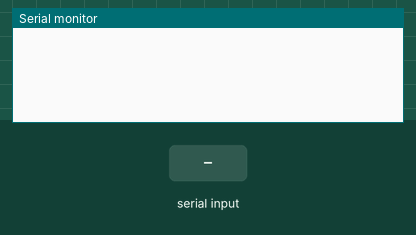
Bench run of a sketch on a simulated Arduino Uno, built with avr-gcc and run on an emulated ATmega328P. On the bench: the last lines printed to the serial monitor. Inputs (shaded band) come from the test bench.

Above: at 1.2 s.
1.3 s: byte 30 received over Serial
At 1.6 s:
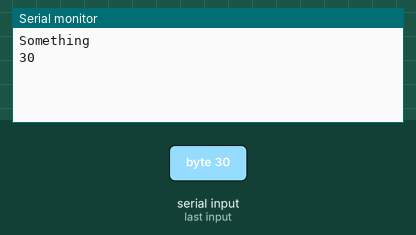
2.8 s: byte 90 received over Serial
At 4.0 s:
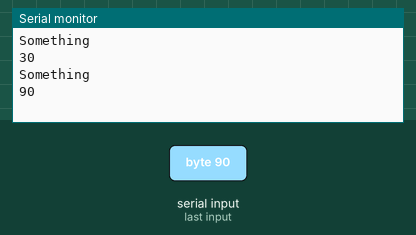
4.3 s: byte 120 received over Serial
At 5.1 s:
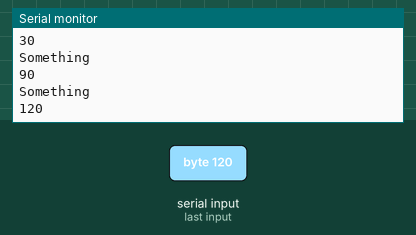

Measured:
- after the input at 1.3 s, the serial monitor: prints a new line at once (image 1)
- after the input at 2.8 s, the serial monitor: prints a new line at once (image 2)
- after the input at 4.3 s, the serial monitor: prints a new line at once (image 3)

The sketch:

OP9TestBlueTooth.ino
```cpp
int state;
int flag = 0;

void setup() {
 Serial.begin(9600);
}

void loop() {
    if (Serial.available() > 0) {
        state = Serial.read();

        Serial.println("Something");
        Serial.println(state);

        flag = 0;
    }
}
```
